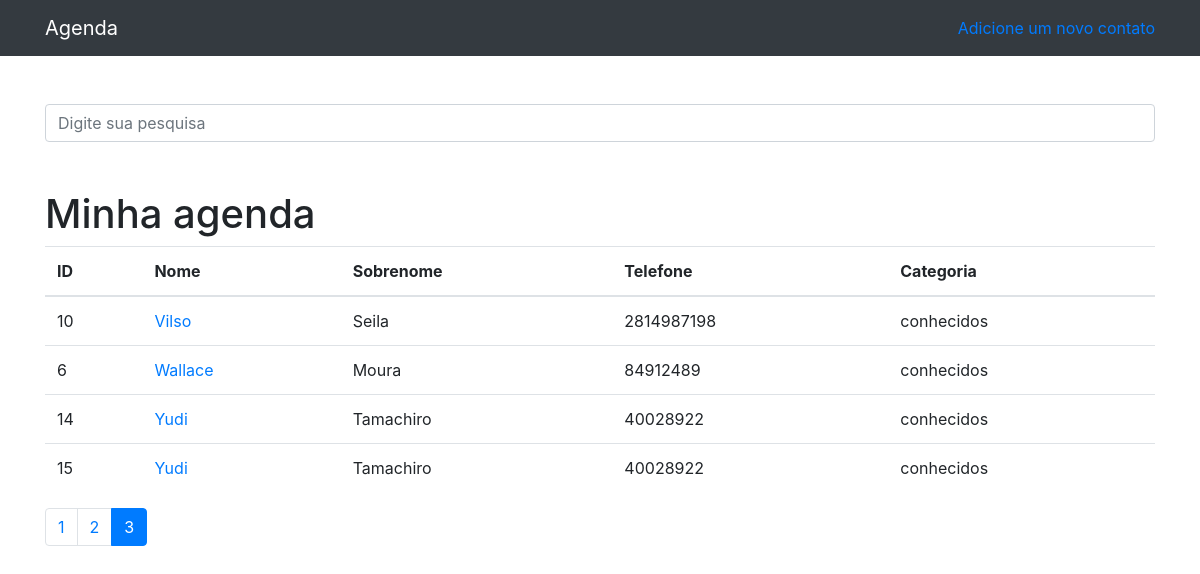
The page /?p=3&termo= on the database its author committed.
### contatos/models.py (models this page shows)
class Contato(models.Model):
    nome = models.CharField(max_length=255)
    sobrenome = models.CharField(max_length=255, blank=True)#Blank torna o campo opcional
    telefone = models.CharField(max_length=255)
    email = models.CharField(max_length=255, blank=True)
    data_criacao = models.DateTimeField(default=timezone.now)
    descricao = models.TextField()
    categoria = models.ForeignKey(Categoria, on_delete=models.DO_NOTHING)
    mostrar = models.BooleanField(default=True)
    foto = models.ImageField(blank=True, upload_to='fotos/%Y/%m/%d')

class Categoria(models.Model):
    nome = models.CharField(max_length=255)
    def __str__(self):
        return self.nome

### contatos/views.py (the view)
# urls.py: path('', views.index, name="index"),
def index(request):
    contatos = Contato.objects.order_by('nome').filter(mostrar=True)
    paginator = Paginator(contatos, 5)
    page = request.GET.get('p')
    contatos = paginator.get_page(page)
    return render(request, 'paginas/index.html',{
        'contatos': contatos
    })

### contatos/templates/paginas/index.html
{%extends 'base.html'%}
{%block 'conteudo'%}
<h1 class="mt-5">Minha agenda</h1>
        <table class="table">
          <thead>
            <tr>
              <th>ID</th>
              <th>Nome</th>
              <th>Sobrenome</th>
              <th>Telefone</th>
              <th>Categoria</th>
            </tr>
          </thead>
          <tbody>
          {% for contato in contatos %}
              <tr>
                <td>{{contato.id}}</td>
                <td>
                  <a href="{%url 'ver_contato' contato.id  %}">{{contato.nome}}
                  </a>
                </td>
                <td>{{contato.sobrenome}}</td>
                <td>{{contato.telefone}}</td>
                <td>{{contato.categoria}}</td>
              </tr>
          {% endfor %}
          </tbody>
        </table>
        <nav aria-label="Page navigation example">
          <ul class="pagination">
            {%for pagina in contatos.paginator.page_range%}
              {%if contatos.number == pagina%}
                <li class="page-item active"><a class="page-link" href="?p={{pagina}}&termo={{request.GET.termo}}">{{pagina}}</a></li>
              {%else%}
                <li class="page-item"><a class="page-link" href="?p={{pagina}}&termo={{request.GET.termo}}">{{pagina}}</a></li>
              {%endif%}
            {%endfor%}
          </ul>
        </nav>
{%endblock%}

### rows shown on the page
Contato: id "10", nome "Vilso", sobrenome "Seila", telefone "2814987198", categoria "conhecidos"
Contato: id "6", nome "Wallace", sobrenome "Moura", telefone "84912489", categoria "conhecidos"
Contato: id "14", nome "Yudi", sobrenome "Tamachiro", telefone "40028922", categoria "conhecidos"
Contato: id "15", nome "Yudi", sobrenome "Tamachiro", telefone "40028922", categoria "conhecidos"

### other values the page prints
{{ pagina }} "1" "2"
{{ pagina }} "3"
